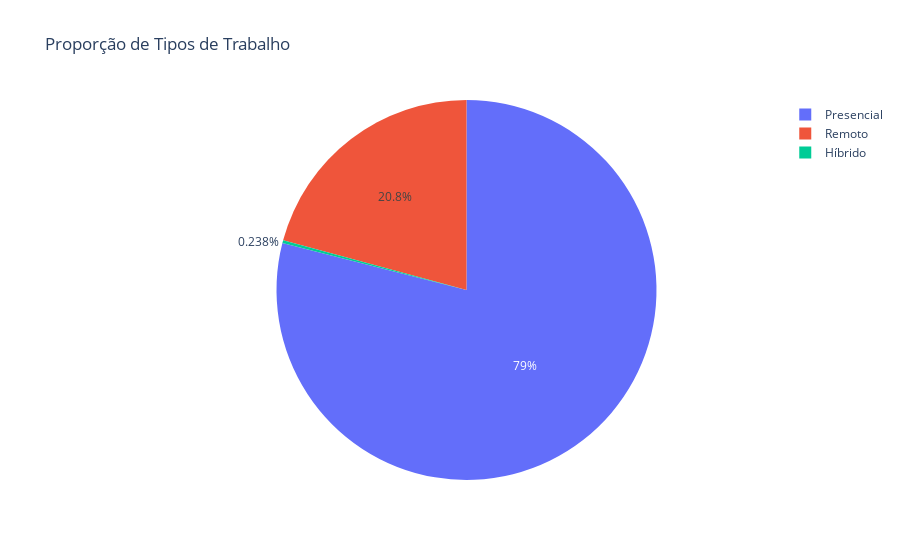

Source (notebook cell):
### Markdown cell above
Gráfico de pizza

### Code cell
# Contagem de tipos de trabalho
contagem_remoto = df_limpo['tipo_trabalho'].value_counts().reset_index()
contagem_remoto.columns = ['tipo_trabalho', 'quantidade']

fig = px.pie(contagem_remoto,
             names = 'tipo_trabalho',
             values = 'quantidade',
             title = 'Proporção de Tipos de Trabalho')
fig.show()

### Figure 1 — Plotly figure (JSON) as saved in the notebook; plotly's stock layout.template omitted (floating-point values rounded to 4 significant figures)
{"data": [{"domain": {"x": [0, 1], "y": [0, 1]}, "hovertemplate": "tipo_trabalho=%{label}<br>quantidade=%{value}<extra></extra>", "labels": ["Presencial", "Remoto", "Híbrido"], "legendgroup": "", "name": "", "showlegend": true, "type": "pie", "values": [105305, 27716, 318]}], "layout": {"legend": {"tracegroupgap": 0}, "title": {"text": "Proporção de Tipos de Trabalho"}}}
